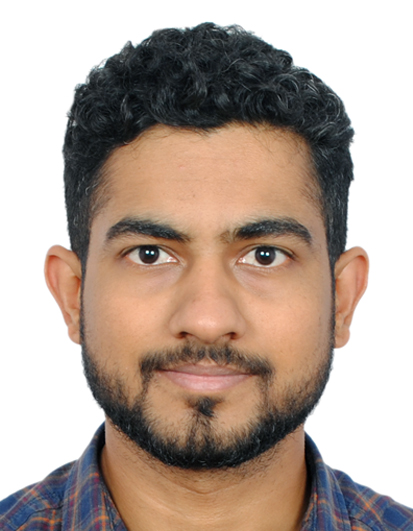
%> input picture 02.jpg, 413 x 531 px
$ octave final.m   (GNU Octave 9; MATLAB toolbox functions it lacks are replaced by stand-ins)
%> lines starting %> are read from the running program, lines starting %| are printed output that depends on the picture
image_orig=imread('02.jpg') ; % read an image
%> image_orig is the input picture: size 531x413x3 uint8; mean R, G, B 179.7, 162.8, 152.2
image_noisy = imnoise(image_orig,'salt & pepper'); % add noise
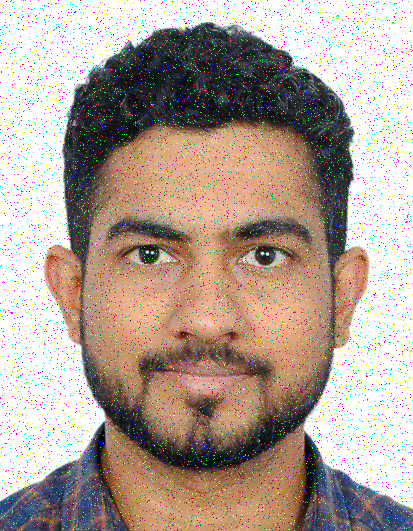
%> image_noisy: size 531x413x3 uint8; mean R, G, B 177.1, 161, 151
figure(1) % create a figure
image(image_orig) % put read image on the figure
title('Original Image') % give a title to image
figure(2) % create second figure
image(image_noisy) % put noisy image on it
title('Image with Salt and Pepper Noise')  % give a title to the image

% Average filter
index = ones(3)/9 ; % convolution kernel 3X3 Matrix of 0.33 each
image_avg_filtered = imfilter(image_noisy,index) ; % Filter the noisy image trhough convolution kernel
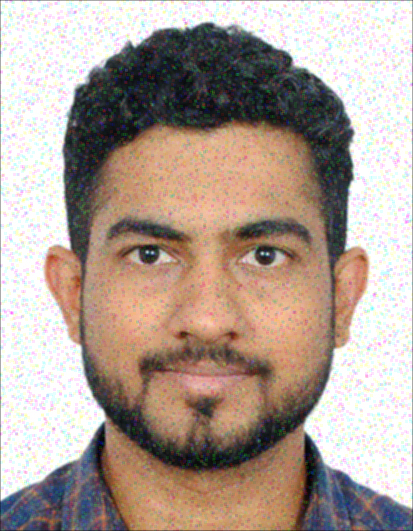
%> image_avg_filtered: size 531x413x3 uint8; mean R, G, B 176.5, 160.4, 150.4
figure(3) % Create a third figure
image(image_avg_filtered) % put the mean filtered image on it
title('Noisy image filtered by 3 X 3 mean filter') % give a title to the image
vec=0:1/255:1; colormap([vec' vec' vec']); % LUT for displaying in gray levels

% Median filter
image_med_filtered = image_noisy;
for col = 1 : 3 % Loop for all three layers in case of colored images, in case of BW, no loops needed
    image_med_filtered(:, :, col) = medfilt2(image_noisy(:, :, col), [3, 3]); % 3X3 Median Filtering
end
figure(4)  %create a fourth figure
image(image_med_filtered) %put the resultant image in fourth figure
title('Noisy Image filtered by a 3 X 3 median filter') % give it a title
vec=0:1/255:1; colormap([vec' vec' vec']);
